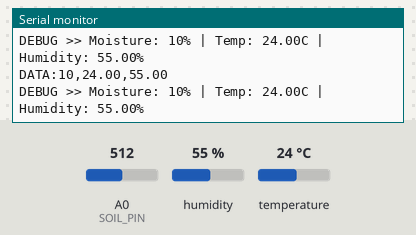
Recording of a sketch running on a simulated Arduino Uno, built with avr-gcc and run on an emulated ATmega328P. Shown: the last lines printed to the serial monitor. The test bench sets the inputs (shaded band); at power-on: humidity 55 %, A0 (SOIL_PIN) = 512, temperature 24 °C.

Above: at 4.8 s.
4.9 s: humidity set to 22 %
At 7.3 s:
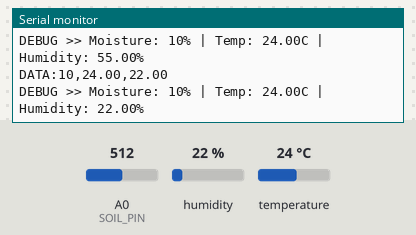
7.9 s: A0 (SOIL_PIN) set to 716
At 8.8 s:
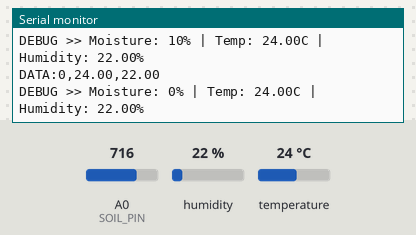
10.9 s: temperature set to 12 °C
At 13.0 s:
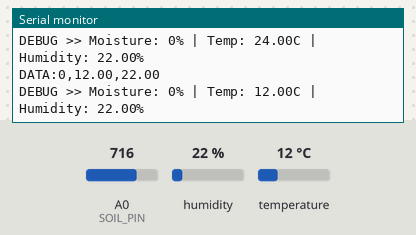
13.9 s: A0 (SOIL_PIN) set to 511
At 14.6 s:
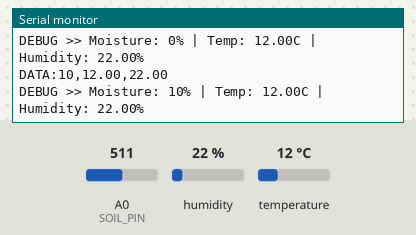
16.9 s: humidity set to 40 %
At 18.8 s:
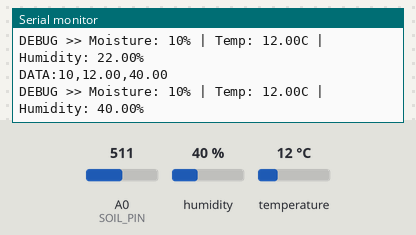
Timing chart, 0 to 20.3 s (numbered marks = the images above; inputs shaded):
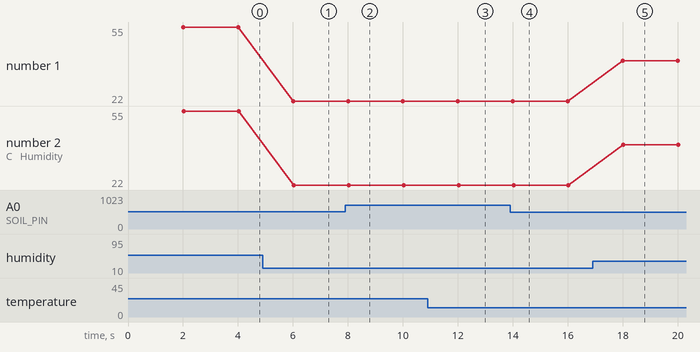

Measured:
- after the input at 4.9 s, the serial monitor: prints a new line after 1.1 s (image 1)
- after the input at 7.9 s, the serial monitor: prints a new line after 0.10 s (image 2)
- after the input at 10.9 s, the serial monitor: prints a new line after 1.1 s (image 3)
- after the input at 13.9 s, the serial monitor: prints a new line after 0.10 s (image 4)
- after the input at 16.9 s, the serial monitor: prints a new line after 1.1 s (image 5)
- plotted number 1: 55 → 22 after the input at 4.9 s, 22 → 40 after the input at 16.9 s
- plotted number 2: 55 → 22 after the input at 4.9 s, 22 → 40 after the input at 16.9 s

The sketch:

Sensors-Data.ino
```cpp
#include <Wire.h>
#include <Adafruit_Sensor.h>
#include <Adafruit_BME280.h>


#define SOIL_PIN A0
const int SOIL_DRY_VALUE = 537;
const int SOIL_WET_VALUE = 300;


Adafruit_BME280 bme;
float temperature, humidity;
int soilPercent = 0;


unsigned long lastReadTime = 0;
const long readInterval = 2000;

void setup() {
  Serial.begin(9600);


  if (!bme.begin(0x76)) {
    Serial.println("Could not find a valid BME280 sensor, check wiring!");
    while (1);
  }
}

void loop() {
  if (millis() - lastReadTime >= readInterval) {
    lastReadTime = millis();

    int soilRaw = analogRead(SOIL_PIN);
    soilPercent = map(soilRaw, SOIL_DRY_VALUE, SOIL_WET_VALUE, 0, 100);
    soilPercent = constrain(soilPercent, 0, 100);

    temperature = bme.readTemperature();
    humidity = bme.readHumidity();


    String dataString = "DATA:" + String(soilPercent) + "," +
                        String(temperature) + "," +
                        String(humidity);
    Serial.println(dataString);

    String debugString = "DEBUG >> Moisture: " + String(soilPercent) + "% | " +
                         "Temp: " + String(temperature) + "C | " +
                         "Humidity: " + String(humidity) + "%";
    Serial.println(debugString);
  }
}
```
